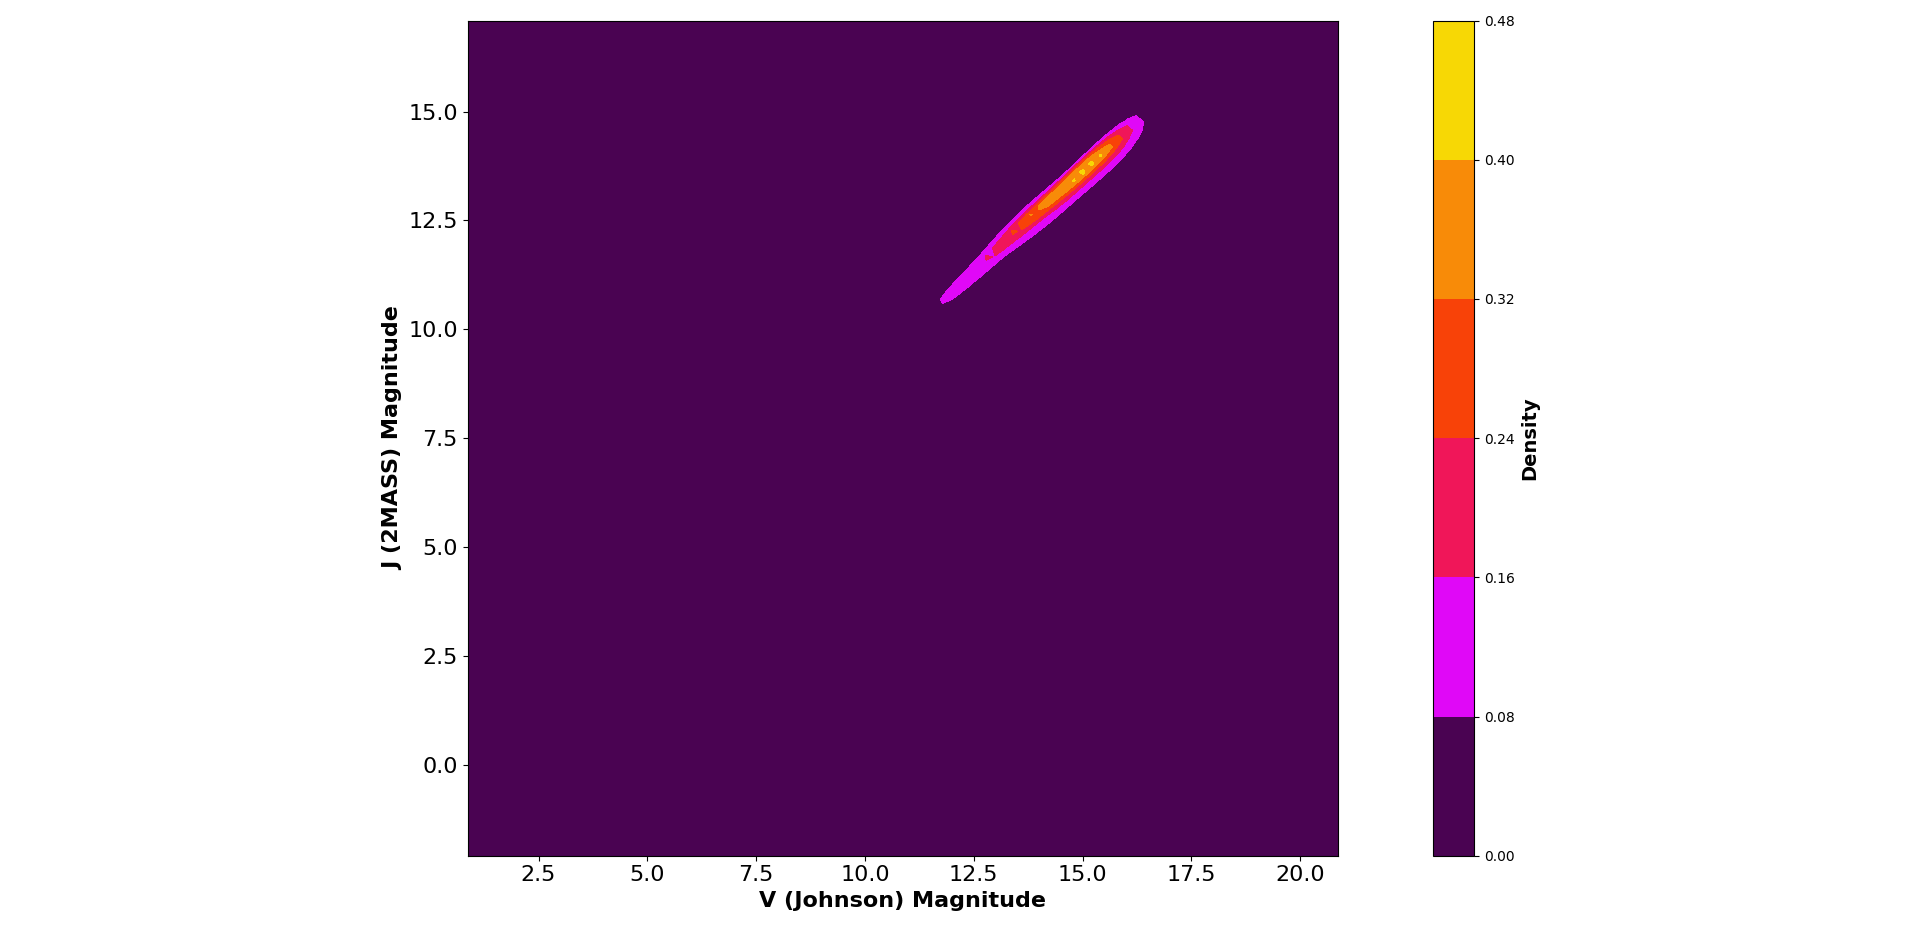

This chart was generated by the following Python code:

# Paths:
path_data = "data/"

# Packages:
import numpy as np
import pandas as pd
import matplotlib.pyplot as plt
from matplotlib.colors import LinearSegmentedColormap
import scipy.stats as st

# Display options:
pd.set_option("display.width", 1200)
pd.set_option("display.max_columns", 300)
pd.set_option("display.max_rows", 300)

# Dataset:
df = pd.read_csv(path_data + "nasa_exoplanets.csv")
df_varnames = pd.read_csv(path_data + "nasa_exoplanets_var_names.csv")

# Variables:
x_var = "sy_vmag"
x_var_name = df_varnames.loc[(df_varnames["var"] == x_var), ["var_name"]].values[0][0]
y_var = "sy_jmag"
y_var_name = df_varnames.loc[(df_varnames["var"] == y_var), ["var_name"]].values[0][0]

# Adapt the data:
df_plot = df[[x_var, y_var]]

# Deal with nan:
df_plot = df_plot.dropna()

# Plot:
my_palette = LinearSegmentedColormap.from_list("my_palette",
                                               ["#000000", "#E008F8", "#F81D08", "#F88A08", "#F7FE04"])

n_points = 100
X, Y = df_plot[x_var], df_plot[y_var]
xmin, xmax = min(X), max(X)
ymin, ymax = min(Y), max(Y)
xx, yy = np.mgrid[xmin:xmax:eval(str(n_points) + "j"), ymin:ymax:eval(str(n_points) + "j")]
positions = np.vstack([xx.ravel(), yy.ravel()])
values = np.vstack([X, Y])
kernel = st.gaussian_kde(values)
Z = np.reshape(kernel(positions).T, xx.shape)

fig, ax = plt.subplots(
    figsize = (20, 10),
    tight_layout = True
)
cs = ax.contourf(
    xx, yy, Z,
    cmap = my_palette,
    levels = 5
)
_ = ax.set_aspect("equal")
cbar = fig.colorbar(
    mappable = cs,
    location = "right",
    fraction = 0.25
)
cbar.ax.set_ylabel(
    "Density",
    rotation = 90,
    fontsize = 14,
    fontweight = "bold"
)
_ = ax.set_xlabel(
    x_var_name,
    fontsize = 16,
    fontweight = "bold"
)
_ = ax.set_ylabel(
    y_var_name,
    fontsize = 16,
    fontweight = "bold"
)
_ = ax.tick_params(
    axis = "x", 
    which = "major", 
    labelsize = 16
)
_ = ax.tick_params(
    axis = "y", 
    which = "major", 
    labelsize = 16
)
